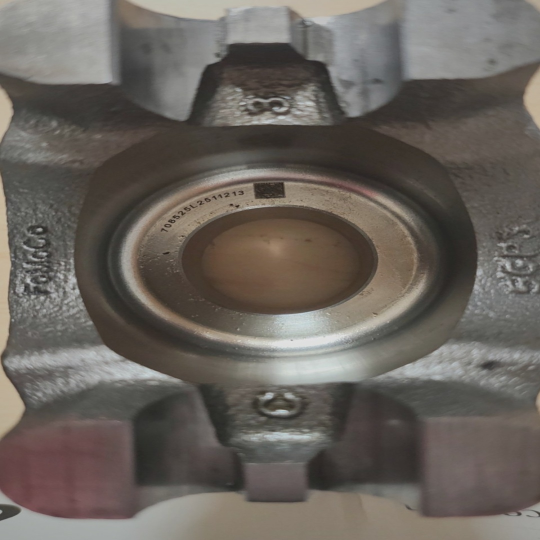
#> input picture aligned/defect_a_0001_aligned.jpg, 1080 x 1080 px (shown at 1/2 size)
$ python -i aligner.py   (imports and definitions only)
#> lines starting #> are read from the running program, lines starting #| are printed output that depends on the picture
"""
phase2_alignment/aligner.py
============================
Part alignment module — aligns any inspection image to a fixed reference frame
so that all downstream ROI coordinates are stable.
Strategy (in order of preference)
-----------------------------------
1. SIFT + FLANN matcher + RANSAC homography on the raw frame.
2. If (1) fails, try the same frame at 90°, 180°, 270° pre-rotations.
   The rotation that yields the most inliers and lowest reprojection error wins.
3. If all SIFT attempts fail, fall back to contour-based alignment which
   uses minAreaRect to estimate translation, scale and rotation of the part
   regardless of how the worker placed it.
All three strategies are angle-agnostic — the worker can drop the component
at any orientation and the aligner will still produce a normalised output
canvas that matches the reference frame.
The output image is always ``cfg['alignment']['output_size']`` pixels square,
with the part centred.  This gives fixed, stable ROI coordinates for every
subsequent phase.
Usage
-----
    from phase2_alignment.aligner import Aligner
    aligner = Aligner(config)
    aligned, quality = aligner.align(bgr_image)
``quality`` is a dict with keys:
    method      : 'sift' | 'contour' | 'failed'
    n_matches   : int (SIFT only)
    reproj_err  : float (pixels, SIFT only)
    inliers     : int (SIFT only)
    rotation_applied : int  (degrees pre-rotated before matching, 0/90/180/270)
    success     : bool
"""
from __future__ import annotations
import cv2
import numpy as np
from pathlib import Path
import yaml
# ---------------------------------------------------------------------------
# Config helper (standalone usage)
# ---------------------------------------------------------------------------
def _load_cfg_from_disk() -> dict:
    cfg_path = Path(__file__).resolve().parent.parent / "config" / "config.yaml"
    with open(cfg_path) as f:
        return yaml.safe_load(f)
# ---------------------------------------------------------------------------
# Rotation helpers
# ---------------------------------------------------------------------------
_ROTATIONS = {
    0:   None,
    90:  cv2.ROTATE_90_CLOCKWISE,
    180: cv2.ROTATE_180,
    270: cv2.ROTATE_90_COUNTERCLOCKWISE,
}
# [4 lines left out: function _rotate_image, not called in this run]
# ---------------------------------------------------------------------------
# Aligner class
# ---------------------------------------------------------------------------
class Aligner:
    """Aligns an inspection image to the reference template.
    Handles arbitrary placement angles from workers by trying four 90-degree
    pre-rotations of the input and selecting the best SIFT match. Falls back
    to contour-based alignment when SIFT fails entirely.
    """
    def __init__(self, config: dict | None = None):
        if config is None:
            config = _load_cfg_from_disk()
        self.cfg = config
        al = config["alignment"]
        self.n_features  = int(al.get("orb_features",      5000))
        self.ratio       = float(al.get("match_ratio",     0.75))
        self.min_matches = int(al.get("min_good_matches",  10))
        # Maximum allowed reprojection error to accept a SIFT result (px).
        # Higher → more tolerant of slight perspective distortion.
        self.max_reproj  = float(al.get("max_reproj_error_align", 12.0))
        out_w, out_h     = al.get("output_size", [1080, 1080])
        self.out_w       = int(out_w)
        self.out_h       = int(out_h)
        # SIFT detector — much more robust than ORB for in-plane rotation.
        # We pre-compute reference keypoints once at startup.
        self.sift = cv2.SIFT_create(nfeatures=self.n_features)
        # FLANN matcher — faster than BFMatcher for large descriptor sets and
        # handles rotation-invariant SIFT descriptors well.
        FLANN_INDEX_KDTREE = 1
        self.matcher = cv2.FlannBasedMatcher(
            {"algorithm": FLANN_INDEX_KDTREE, "trees": 5},
            {"checks": 100},
        )
        # Load and prepare reference image
        ref_path = config["paths"]["reference_image"]
        ref_bgr  = cv2.imread(ref_path)
        if ref_bgr is None:
            raise FileNotFoundError(f"Reference image not found: {ref_path}")
        self.ref_bgr             = self._downscale(ref_bgr)
        self.ref_kp, self.ref_desc = self._detect(self.ref_bgr)
        # Cache reference corners for reprojection error computation
        h_ref, w_ref = self.ref_bgr.shape[:2]
        self._ref_corners = np.float32(
            [[0, 0], [w_ref, 0], [w_ref, h_ref], [0, h_ref]]
        ).reshape(-1, 1, 2)
        print(f"[Aligner] reference image  : {ref_path}")
        print(f"[Aligner] output size      : {self.out_w}×{self.out_h}")
        print(f"[Aligner] SIFT features    : {self.n_features}")
        print(f"[Aligner] ref keypoints    : {len(self.ref_kp)}")
        print(f"[Aligner] max reproj err   : {self.max_reproj} px")
        print(f"[Aligner] angle search     : 0° 90° 180° 270°")
    # ------------------------------------------------------------------ #
    # Public API
    # ------------------------------------------------------------------ #
    # [316 lines left out: functions align, align_file, _downscale, _clahe_bgr, _detect, _align_sift and 3 more, not called in this run]

>>> import cv2
>>> picture = cv2.imread('../aligned/defect_a_0001_aligned.jpg', cv2.IMREAD_GRAYSCALE)
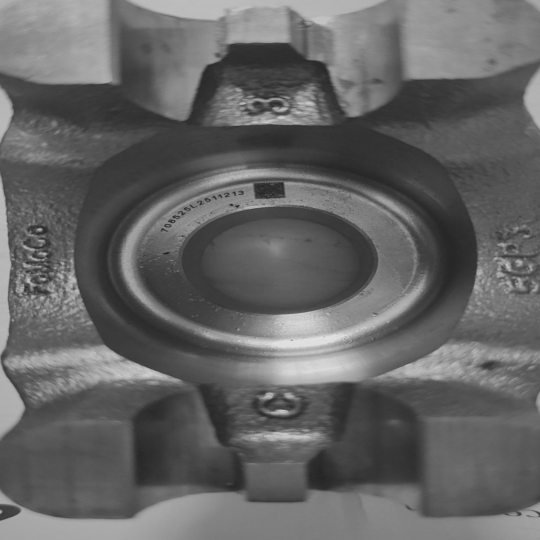
#> picture: shape (1080, 1080) (shown at 1/2 size); min 27, max 227, mean 100.3
#> (the run stopped early here; a loop or call above may not have finished)

$ run again, on aligned/defect_a_0002_aligned.jpg
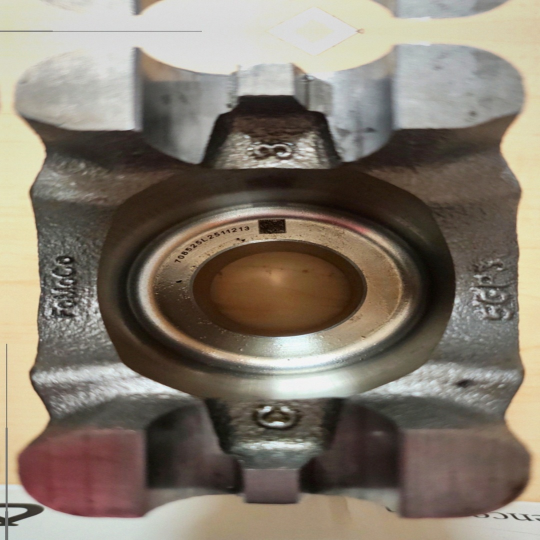
#> input picture aligned/defect_a_0002_aligned.jpg, 1080 x 1080 px (shown at 1/2 size)
#> `picture = cv2.imread('../aligned/defect_a_0001_aligned.jpg', cv2.IMREA..`:
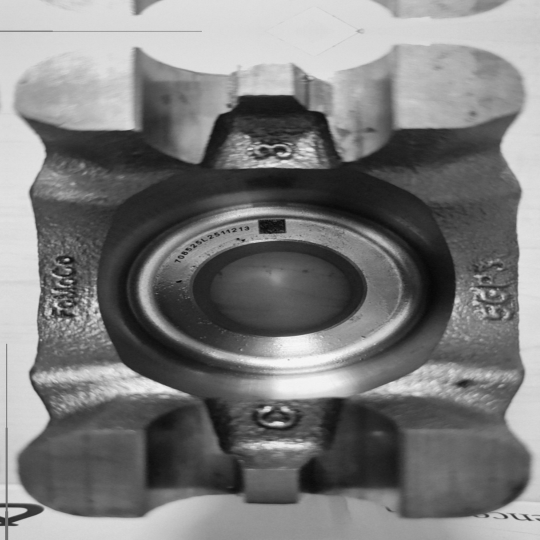
#> picture: shape (1080, 1080) (shown at 1/2 size); min 3, max 248, mean 123.6
